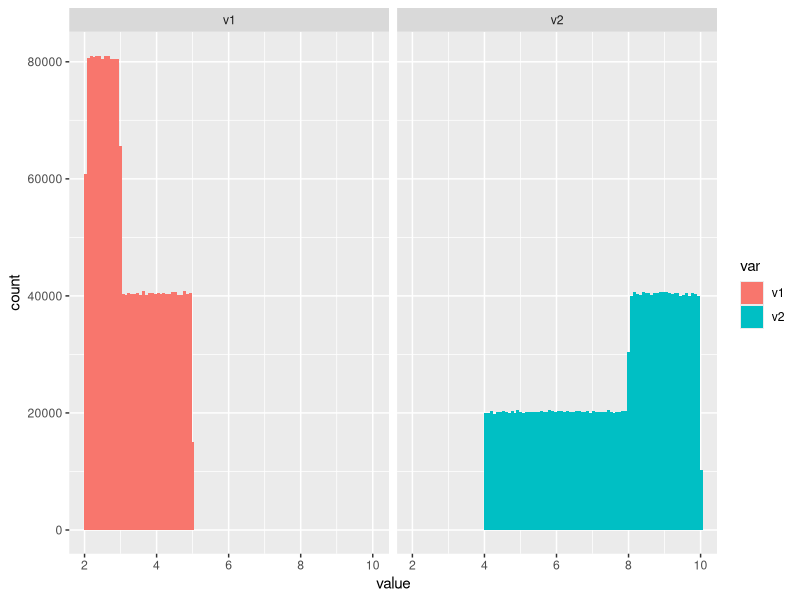
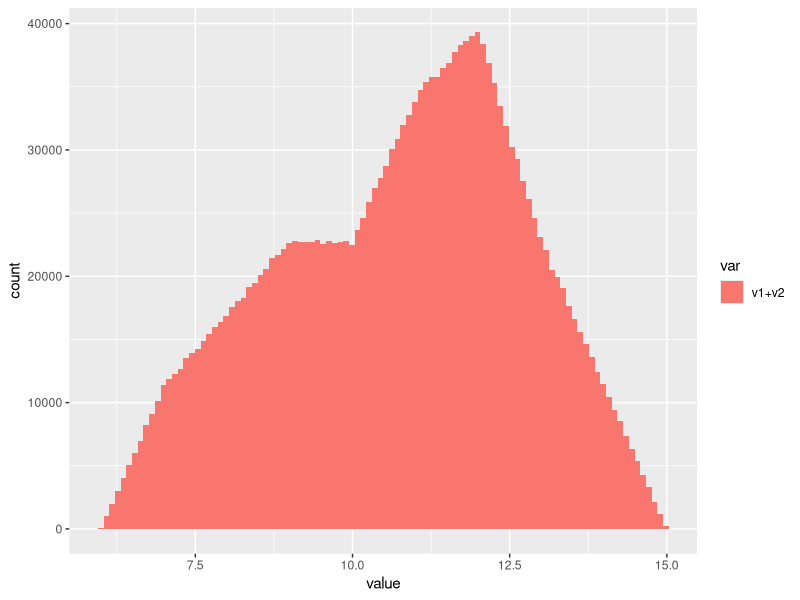
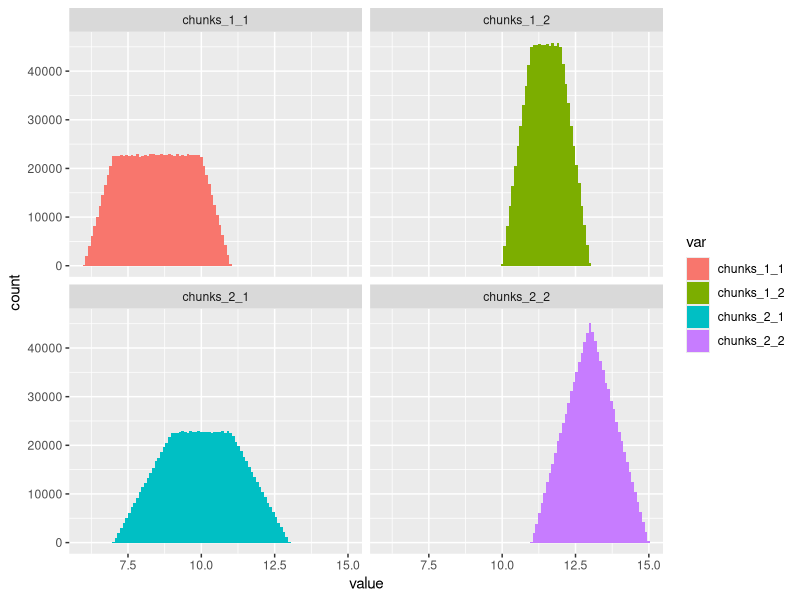
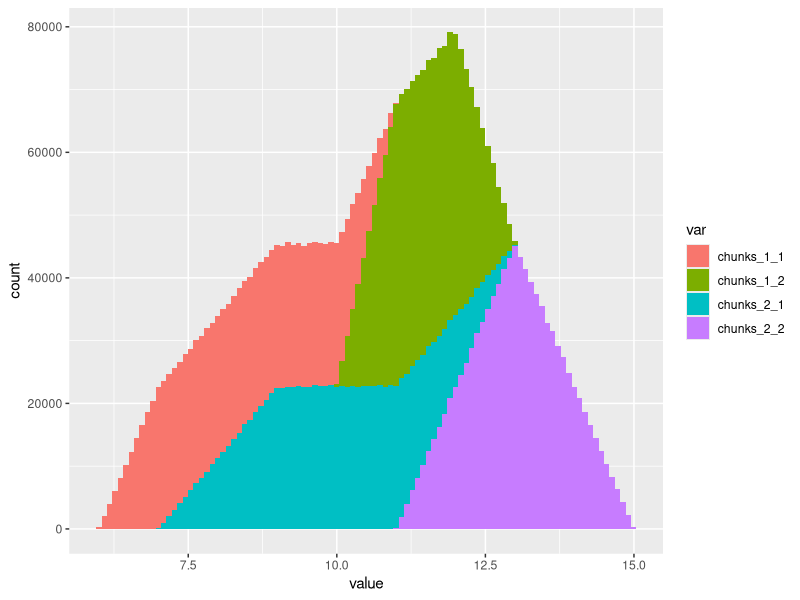
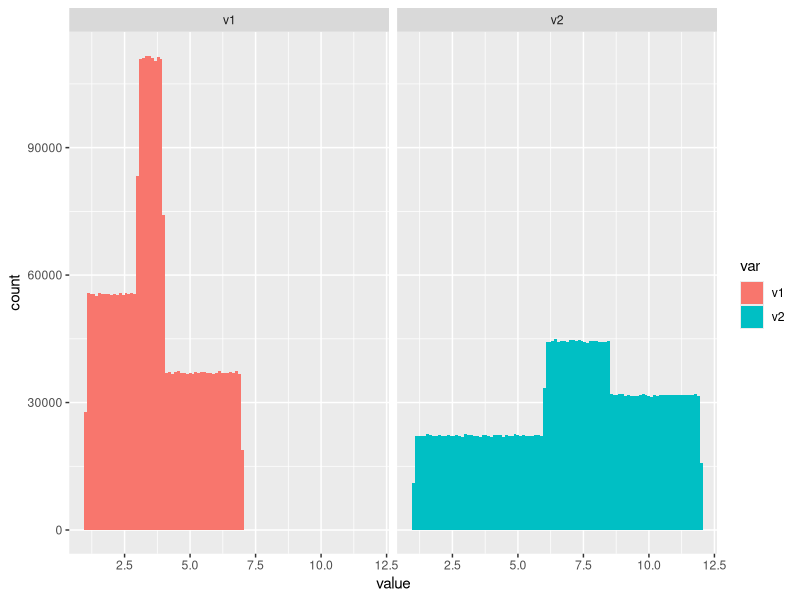
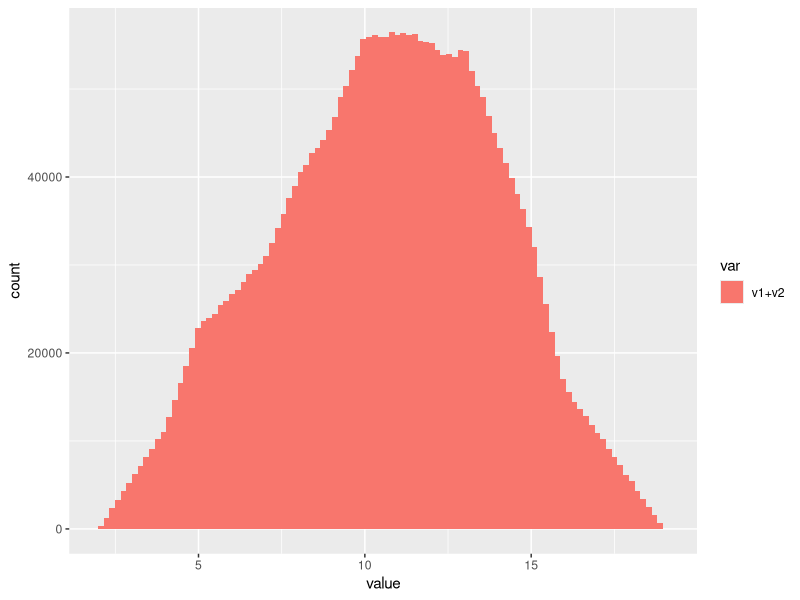

These figures' R source, in order: (Note: this script raises an error after producing the figures.)
## ---- chunk 1
library(tidyverse)
## ---- chunk 2
chunk_size = 10^6

# первая случайная величина, имитирующая гистограмму
v1_chunk1 = runif(chunk_size, 2, 3)
v1_chunk2 = runif(chunk_size, 3, 5)
v1 = c(v1_chunk1, v1_chunk2)[sample(chunk_size*2)]

# вторая случайная величина, имитирующая гистограмму
v2_chunk1 = runif(chunk_size, 4, 8)
v2_chunk2 = runif(chunk_size, 8, 10)
v2 = c(v2_chunk1, v2_chunk2)[sample(chunk_size*2)]
## ---- chunk 3
df_v1 = tibble(var = "v1", value = v1)
df_v2 = tibble(var = "v2", value = v2)
df <- bind_rows(df_v1, df_v2)

ggplot(df, aes(x = value, fill = var)) +
  geom_histogram(bins = 100) +
  facet_wrap(~var)
## ---- chunk 4
df_sum = tibble(var = "v1+v2", value = v1 + v2)

ggplot(df_sum, aes(x = value, fill = var)) +
  geom_histogram(bins = 100)
## ---- chunk 5
df_chunks_1_1 = tibble(
  var = "chunks_1_1",
  value = v1_chunk1 + v2_chunk1
)
df_chunks_1_2 = tibble(
  var = "chunks_1_2",
  value = v1_chunk1 + v2_chunk2
)
df_chunks_2_1 = tibble(
  var = "chunks_2_1",
  value = v1_chunk2 + v2_chunk1
)
df_chunks_2_2 = tibble(
  var = "chunks_2_2",
  value = v1_chunk2 + v2_chunk2
)
df_chunks = bind_rows(
  df_chunks_1_1, df_chunks_1_2,
  df_chunks_2_1, df_chunks_2_2
)

ggplot(df_chunks, aes(x = value, fill = var)) +
  geom_histogram(bins = 100) +
  facet_wrap(~var)
## ---- chunk 6
ggplot(df_chunks, aes(x = value, fill = var)) +
  geom_histogram(bins = 100)
## ---- chunk 7
# первая случайная величина, имитирующая гистограмму
v1_chunk1 = runif(chunk_size, 1, 3)
v1_chunk2 = runif(chunk_size, 3, 4)
v1_chunk3 = runif(chunk_size, 4, 7)
v1 = c(v1_chunk1, v1_chunk2, v1_chunk3)[sample(chunk_size*3)]

# вторая случайная величина, имитирующая гистограмму
v2_chunk1 = runif(chunk_size, 1, 6)
v2_chunk2 = runif(chunk_size, 6, 8.5)
v2_chunk3 = runif(chunk_size, 8.5, 12)
v2 = c(v2_chunk1, v2_chunk2, v2_chunk3)[sample(chunk_size*3)]
## ---- chunk 8
df_v1 = tibble(var = "v1", value = v1)
df_v2 = tibble(var = "v2", value = v2)
df <- bind_rows(df_v1, df_v2)

ggplot(df, aes(x = value, fill = var)) +
  geom_histogram(bins = 100) +
  facet_wrap(~var)
## ---- chunk 9
df_sum = tibble(var = "v1+v2", value = v1 + v2)

ggplot(df_sum, aes(x = value, fill = var)) +
  geom_histogram(bins = 100)
## ---- chunk 10
df_chunks_1_1 = tibble(
  var = "chunks_1_1",
  value = v1_chunk1 + v2_chunk1
)
df_chunks_1_2 = tibble(
  var = "chunks_1_2",
  value = v1_chunk1 + v2_chunk2
)
df_chunks_1_3 = tibble(
  var = "chunks_1_3",
  value = v1_chunk1 + v2_chunk3
)
df_chunks_2_1 = tibble(
  var = "chunks_2_1",
  value = v1_chunk2 + v2_chunk1
)
df_chunks_2_2 = tibble(
  var = "chunks_2_2",
  value = v1_chunk2 + v2_chunk2
)
df_chunks_2_3 = tibble(
  var = "chunks_2_3",
  value = v1_chunk2 + v2_chunk3
)
df_chunks_3_1 = tibble(
  var = "chunks_3_1",
  value = v1_chunk3 + v2_chunk1
)
df_chunks_3_2 = tibble(
  var = "chunks_3_2",
  value = v1_chunk3 + v2_chunk2
)
df_chunks_3_3 = tibble(
  var = "chunks_3_3",
  value = v1_chunk3 + v2_chunk3
)
df_chunks = bind_rows(
  df_chunks_1_1, df_chunks_1_2, df_chunks_1_3,
  df_chunks_2_1, df_chunks_2_2, df_chunks_2_3,
  df_chunks_3_1, df_chunks_3_2, df_chunks_3_3
)

ggplot(df_chunks, aes(x = value, fill = var)) +
  geom_histogram(bins = 100) +
  facet_wrap(~var)
## ---- chunk 11
ggplot(df_chunks, aes(x = value, fill = var)) +
  geom_histogram(bins = 100)
